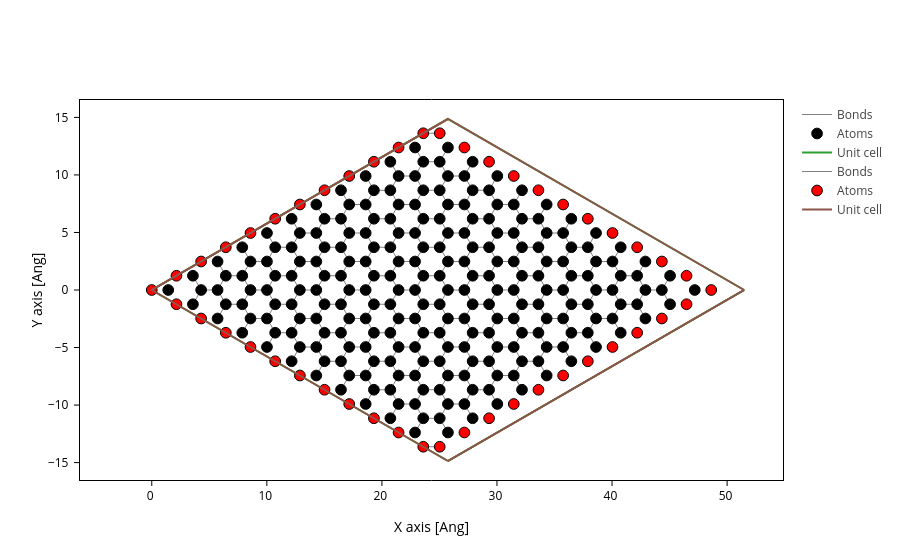

This figure's notebook cell:
### Code cell
from sisl.viz import merge_plots
plots = [
    Ham_inside.geometry.plot(axes="xy", atoms_style={"color":"black"}), # the device atoms
    H_elec.geometry.plot(axes="xy", atoms_style=({"color":"red"}))
]
merge_plots( *plots, composite_method="multiple"
)

### Figure 1 — Plotly figure (JSON) as saved in the notebook; plotly's stock layout.template omitted (floating-point values rounded to 4 significant figures; data arrays with more than 128 entries replaced by an {"elided": "..."} marker saying what was removed)
{"data": [{"line": {"color": "gray", "width": 1}, "meta": {"i_plot": 0}, "mode": "lines", "name": "Bonds", "opacity": 1, "type": "scatter", "x": {"elided": "6720 float values"}, "y": {"elided": "6720 float values"}}, {"marker": {"color": "black", "line": {"color": "black", "width": 1}, "opacity": 1, "size": 10.72}, "meta": {"i_plot": 0}, "mode": "markers", "name": "Atoms", "opacity": 1, "type": "scatter", "x": {"elided": "242 float values"}, "y": {"elided": "242 float values"}}, {"meta": {"i_plot": 0}, "mode": "lines", "name": "Unit cell", "type": "scatter", "x": [0.0, 25.74, 51.48, 51.48, 25.74, 25.74, NaN, 25.74, 0.0, 0.0, 25.74, 25.74, 0.0, NaN, 51.48, 25.74, NaN, 51.48, 25.74], "y": [0.0, 14.86, 0.0, 0.0, 14.86, 14.86, NaN, 14.86, 0.0, 0.0, -14.86, -14.86, 0.0, NaN, 0.0, -14.86, NaN, 0.0, -14.86]}, {"line": {"color": "gray", "width": 1}, "meta": {"i_plot": 1}, "mode": "lines", "name": "Bonds", "opacity": 1, "type": "scatter", "x": [23.59, 23.67, 23.75, 23.82, 23.9, 23.97, 24.05, 24.12, 24.2, 24.27, 24.35, 24.42, 24.5, 24.57, 24.65, 24.72, 24.8, 24.87, 24.95, 25.02, NaN, 23.59, 23.67, 23.75, 23.82, 23.9, 23.97, 24.05, 24.12, 24.2, 24.27, 24.35, 24.42, 24.5, 24.57, 24.65, 24.72, 24.8, 24.87, 24.95, 25.02, NaN], "y": [-13.62, -13.62, -13.62, -13.62, -13.62, -13.62, -13.62, -13.62, -13.62, -13.62, -13.62, -13.62, -13.62, -13.62, -13.62, -13.62, -13.62, -13.62, -13.62, -13.62, NaN, 13.62, 13.62, 13.62, 13.62, 13.62, 13.62, 13.62, 13.62, 13.62, 13.62, 13.62, 13.62, 13.62, 13.62, 13.62, 13.62, 13.62, 13.62, 13.62, 13.62, NaN]}, {"marker": {"color": "red", "line": {"color": "black", "width": 1}, "opacity": 1, "size": 10.72}, "meta": {"i_plot": 1}, "mode": "markers", "name": "Atoms", "opacity": 1, "type": "scatter", "x": [0.0, 2.145, 4.29, 6.435, 8.58, 10.72, 12.87, 15.02, 17.16, 19.3, 21.45, 23.59, 25.02, 2.145, 27.17, 4.29, 29.31, 6.435, 31.46, 8.58, 33.6, 10.72, 35.75, 12.87, 37.89, 15.02, 40.04, 17.16, 42.19, 19.3, 44.33, 21.45, 46.47, 23.59, 25.02, 27.17, 29.31, 31.46, 33.6, 35.75, 37.89, 40.04, 42.19, 44.33, 46.47, 48.62], "y": [0.0, -1.238, -2.477, -3.715, -4.954, -6.192, -7.43, -8.669, -9.907, -11.15, -12.38, -13.62, -13.62, 1.238, -12.38, 2.477, -11.15, 3.715, -9.907, 4.954, -8.669, 6.192, -7.43, 7.43, -6.192, 8.669, -4.954, 9.907, -3.715, 11.15, -2.477, 12.38, -1.238, 13.62, 13.62, 12.38, 11.15, 9.907, 8.669, 7.43, 6.192, 4.954, 3.715, 2.477, 1.238, 0.0]}, {"meta": {"i_plot": 1}, "mode": "lines", "name": "Unit cell", "type": "scatter", "x": [0.0, 25.74, 51.48, 51.48, 25.74, 25.74, NaN, 25.74, 0.0, 0.0, 25.74, 25.74, 0.0, NaN, 51.48, 25.74, NaN, 51.48, 25.74], "y": [0.0, 14.86, 0.0, 0.0, 14.86, 14.86, NaN, 14.86, 0.0, 0.0, -14.86, -14.86, 0.0, NaN, 0.0, -14.86, NaN, 0.0, -14.86]}], "layout": {"scene": {"aspectmode": "data", "xaxis": {"title": {"text": "X axis [Ang]"}}, "yaxis": {"title": {"text": "Y axis [Ang]"}}}, "xaxis": {"scaleanchor": "y", "scaleratio": 1, "title": {"text": "X axis [Ang]"}}, "yaxis": {"title": {"text": "Y axis [Ang]"}}}}
